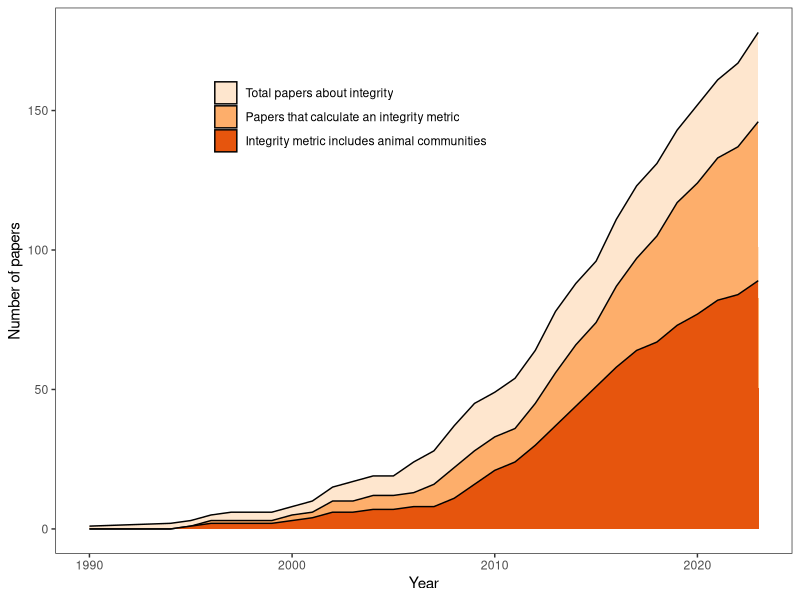
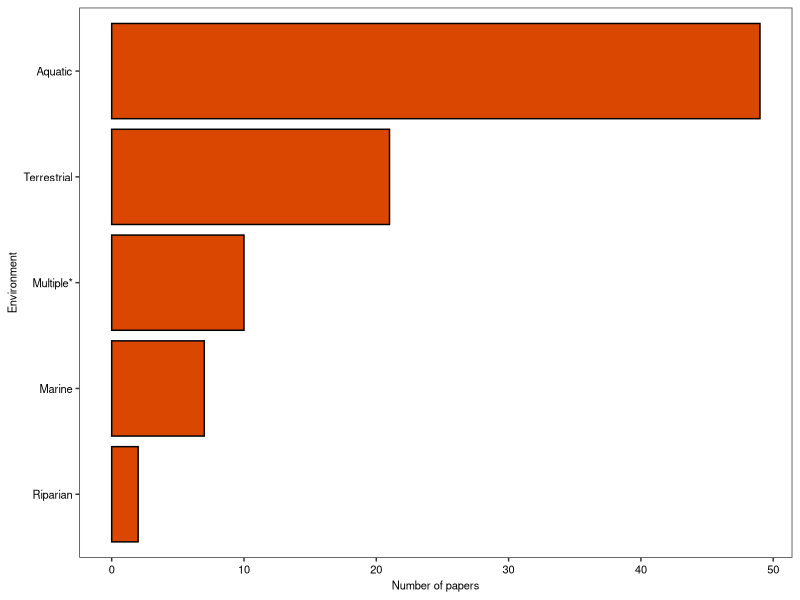
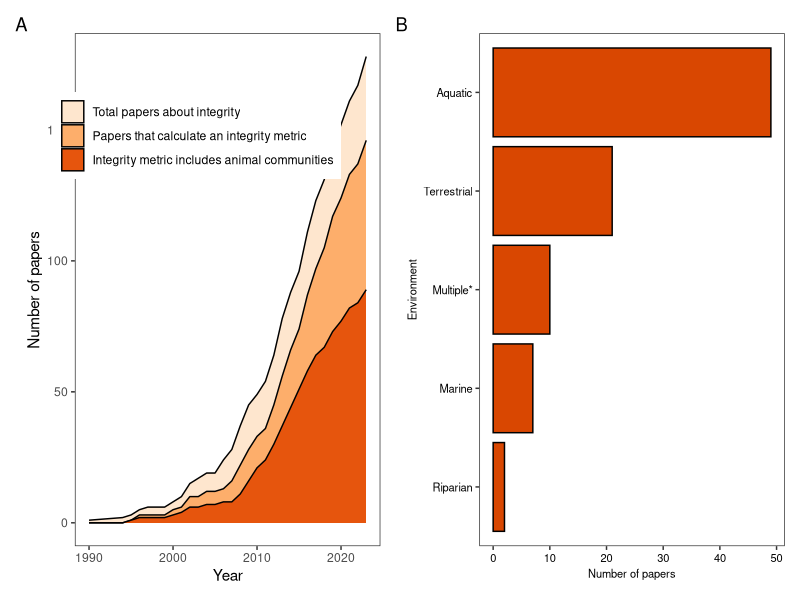
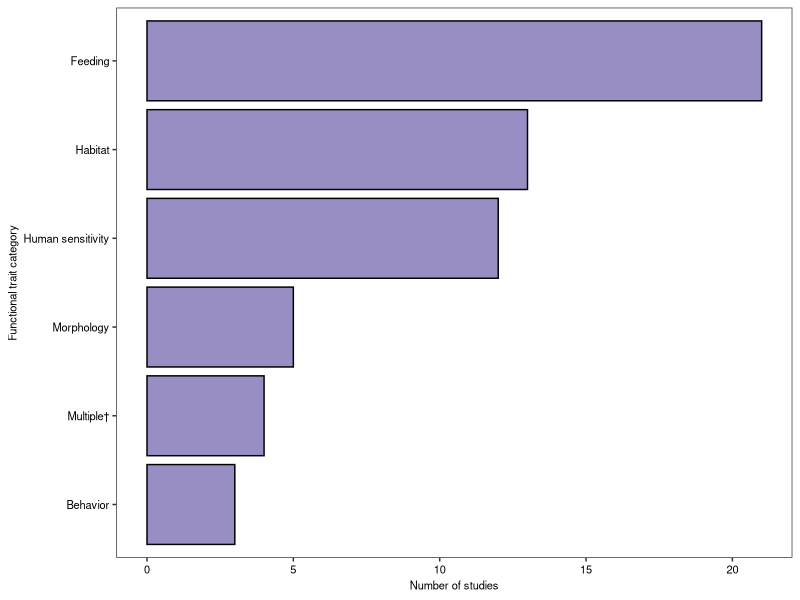
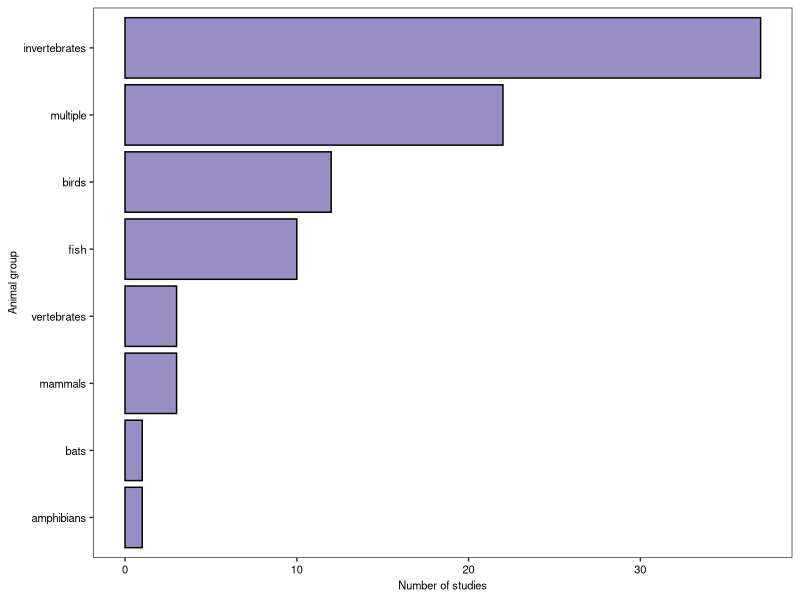
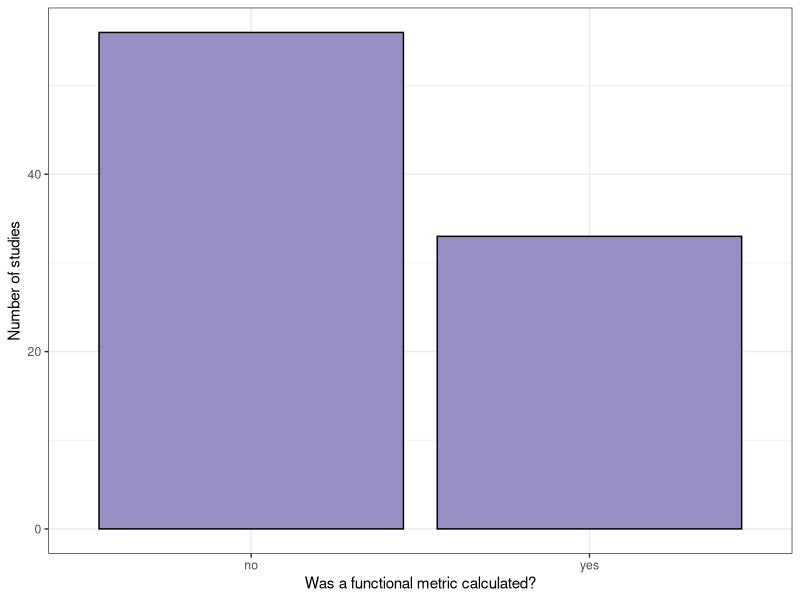
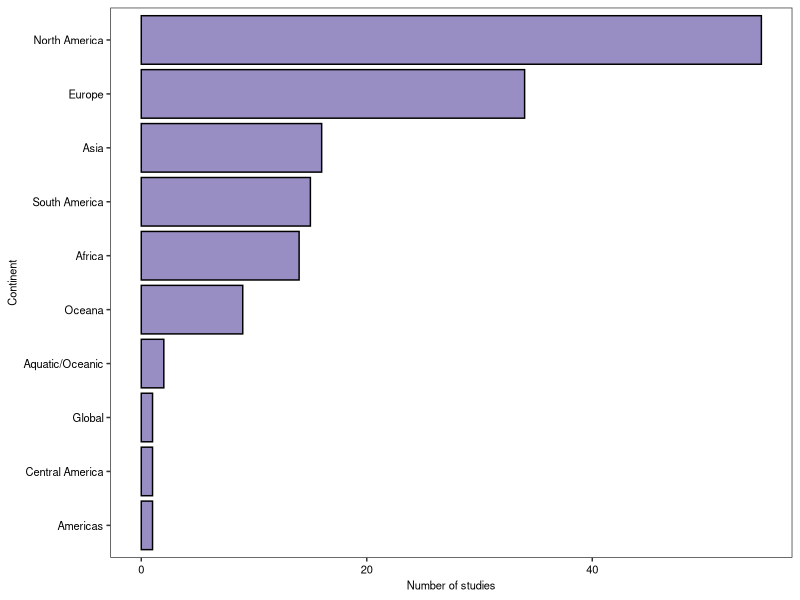
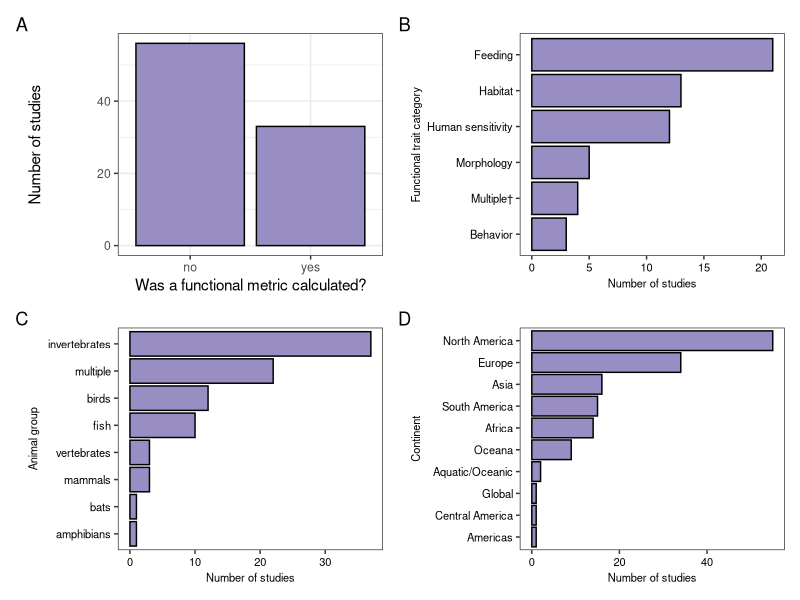

Recreate these plots in R, in order.

# load libraries
library(ggplot2)
library(readxl)
library(dplyr)
library(reshape2)
library(viridis)
library(RColorBrewer)
library(tidyverse)
library(here)
library(patchwork)
library(ggforce)

theme_set(theme_bw())
#import data
dat <- read.csv(here('data',
                     'Ecological integrity literature review - Sheet1.csv'))
## fix differences in data entry
dat2 <- dat %>%
  rename('about_integrity' = 'Is.the.paper.actually.about.ecological.integrity.',
         'integrity_calculated' = 'Is.integrity.actually.calculated.',
         'include_animals' = 'Does.metric.include.animals.',
         'animal_communities' = 'Does.metric.include.animal.communities.') %>%
  mutate(about_integrity = case_when(about_integrity %in% c("No", 'no', 'No - see notes',
                                                            'No- but see notes', "Maybe") ~ "No",
                                     about_integrity %in% c("Yes", 'yes', 'Yes-maybe', 'Yes- but note terms',
                                                            'Yes- but indirectly', "Yes- but see notes") ~ "Yes")) %>%
  mutate(integrity_calculated = case_when(integrity_calculated %in% c("-", "No", "Maybe","", 
                                                                      "no", "No- concept paper with examples?", 
                                                                      "No-  \"validation\" paper" , "No- \"validation\" paper",                              
                                                                      "No-\"validation\" paper","No- \"metric development\"- see notes",                 
                                                                       "No- concept paper with examples- see notes" ,           
                                                                       "No- \"validation paper\"- see notes" ,                  
                                                                       "No- \"review\" paper" ,                                 
                                                                       "No- concept paper with examples from a National Forest") ~ "No",
                                          integrity_calculated %in% c("yes","Yes","Yes/maybe","Yes/Maybe",
                                                                      "Yes- but see notes","Yes- note similar to above but link assumed") ~ "Yes")) %>%
  mutate(include_animals = case_when(include_animals %in% c("no", "No", "-", "No- see notes",
                                                            "", "Maybe") ~ "No", 
                                     include_animals %in% c("Yes", "yes") ~ "Yes")) %>%
  mutate(animal_communities = case_when(animal_communities %in% c("-", "no",
                                                                  "No", "no (?)", "") ~ "No",
                                        animal_communities %in% c("yes", "Yes", "yes??") ~ "Yes"))


# simplify data frame
#dat2 <- dat2[,c(6:8,10:11)]

# change chacater to integer
# dat2[dat2=="Yes"] <- 1
# dat2[dat2=="No"] <- 0
# dat2[is.na(dat2)] <- 0
# 
# dat2 <- dat2 %>%
#   mutate_if(is.character, as.numeric)
# 
# # get rid of nestedness
# dat2[,4][dat2[,5] == 1] <-0
# dat2[,3][dat2[,4] == 1] <-0
# dat2[,2][dat2[,3] == 1] <-0

# change to long format
# dat3 <- dat2 %>%
#   pivot_longer(cols = 2:5,
#                names_to = "variable",
#                values_to = "value")

# summarize by year
# dat4 <- dat3 %>% 
#   group_by(Year, variable) %>% 
#   summarise(sum=sum(value, na.rm = T)) %>%
#   mutate(variable = factor(variable, levels = c('about_integrity',
#                                                 'integrity_calculated',
#                                                 'include_animals',
#                                                 'animal_communities')))
# 
# 
# # plot
# (a <- dat4 %>%
#     arrange(variable) %>%
#     ggplot(aes(x = Year,
#                 y = sum,
#                 fill = variable)) +
#   geom_col(position = "stack") +
#   theme_bw() +
#   scale_fill_brewer(palette = "Oranges",
#                     labels = c('about_integrity' = "Is the paper about ecological integrity?",
#                                'integrity_calculated' = "Is ecological integrity calculated?",
#                                'include_animals' = "Does the integrity metric include animals?",
#                                'animal_communities' = "Does the integrity metric include animal communities?")) +
#   ylab("Number of papers") + xlab(NULL) +
#   theme(legend.position = c(0.3, 0.82),
#         legend.title = element_blank(),
#         axis.text = element_text(size=8, color="black"),
#         axis.title = element_text(size=8, color="black"),
#         legend.text = element_text(size=8, color="black"),
#         panel.grid = element_blank()))
# #a


# output to hi res
# tiff("integrity-litreview-11302023.tif",
#      res=500, width=6, height=4, units="in", compression="lzw")
# a
# dev.off()

dat3 <- dat2 %>%
  dplyr::select(Year, about_integrity, 
                integrity_calculated, animal_communities) %>%
  pivot_longer(about_integrity:animal_communities,
               names_to = "category",
               values_to = "value") %>%
  mutate(value = case_when(value == "No" ~ 0,
                   value == "Yes" ~ 1)) %>%
  group_by(Year, category) %>%
  summarise(sum = sum(value)) %>%
  ungroup() %>%
  arrange(category, Year) %>%
  group_by(category) %>%
  mutate(cs = cumsum(sum)) %>%
  ungroup() %>%
  mutate(category = factor(category, 
                           levels = c("about_integrity",
                                      "integrity_calculated",
                                      "animal_communities")))

(byyear <- ggplot(dat3, aes(x = Year, y = cs, fill = category)) +
  ylab("Number of papers") +
  xlab("Year") +
  geom_area(position = 'identity', color = "black") +
  scale_fill_brewer(palette = "Oranges",
                    labels = c('about_integrity' = "Total papers about integrity",
                               'integrity_calculated' = "Papers that calculate an integrity metric",
                               'animal_communities' = "Integrity metric includes animal communities")) +
  theme(legend.title = element_blank(),
        panel.grid = element_blank(),
        legend.position = c(0.4, 0.8)))
  

# ggsave(filename = here('pictures',
#                        'R',
#                        'studies_by_year.jpg'),
#        width = 7.25,
#        height = 4,
#        units = 'in')


# Other explorations ------------------------------------------------------

unique(dat$Environment)
unique(dat$Animal.groups)
unique(dat$Function.Metric)

#MAIN FIGURES
#Environmental bias
#types of traits
(env_plot <- dat %>%
  filter(Environment != "") %>%
  group_by(Environment) %>%
  tally() %>%
  ggplot(aes(x = reorder(Environment, n), y = n)) +
  geom_bar(stat = "identity", fill = '#d94701',color = "black") +
  labs(x = "Environment", y = "Number of papers") +
    scale_x_discrete(labels = c("aquatic" = "Aquatic",
                                "terrestrial" = "Terrestrial",
                                'multiple' = "Multiple*",
                                'marine' = "Marine",
                                "riparian" = "Riparian")) +
    coord_flip() +
  theme(axis.text = element_text(size=8, color="black"),
        axis.title = element_text(size=8, color="black"),
        legend.text = element_text(size=8, color="black"),
        panel.grid = element_blank()))

byyear + env_plot + 
  plot_annotation(tag_level = "A") 

ggsave(filename = here('pictures',
                       'R',
                       'year_env_combo.jpg'),
       width = 9.5,
       height = 4.5,
       units = 'in')

ggsave(filename = here('pictures',
                       'R',
                       'year_env_combo.pdf'),
       width = 9.5,
       height = 4.5,
       units = 'in')

traits <- dat %>%
  separate_longer_delim(Function.notes, delim = ",") %>%
  dplyr::select(Function.notes) %>%
  filter(Function.notes != "") %>%
  mutate(Function.notes2 = case_when(Function.notes %in% c('feeding guilds',
                                                          'trophic position',
                                                          'trophic strategies',
                                                          'litter decompostion',
                                                          'trophic groups',
                                                          'foraging',
                                                          'feeding behaviors',
                                                          'feeding behaviours',
                                                          'feeding guild') ~ "Feeding",
                                    Function.notes %in% c('habitat', ' habitat', 'microhabitat',
                                                          'foraging locations', 
                                                          'habitat generalism',
                                                          'habitat functions', 
                                                          'habitat assoications',
                                                          'habitat associations',
                                                          'habitat use') ~ "Habitat",
                                    Function.notes %in% c('behavior', 'nesting',
                                                          'migration') ~ "Behavior",
                                    Function.notes %in% c('mobiility', 'morphology',
                                                          'body size') ~ "Morphology",
                                    Function.notes %in% c("pollution sensitivity", "sensitivity") ~ "Human sensitivity",
                                    Function.notes %in% c("functional diversity") ~ "Multiple\u2020"))

(trait_plot <- traits %>% 
  group_by(Function.notes2) %>%
  tally() %>%
  ggplot(aes(x = reorder(Function.notes2, n), y = n)) +
  geom_bar(stat = "identity", fill = "#998ec3", color = "black") +
    coord_flip() +
  labs(x = "Functional trait category", y = "Number of studies")+
    theme(axis.text = element_text(size=8, color="black"),
          axis.title = element_text(size=8, color="black"),
          legend.text = element_text(size=8, color="black"),
          panel.grid = element_blank()))

# b <- env_plot + trait_plot +
#   plot_annotation(tag_levels = "A")
# 
# ggsave(b,
#        filename = here('pictures',
#                        'R',
#                        'study_content.jpg'),
#        width = 6,
#        height = 2.5,
#        units = 'in')

# Supplementary plots -----------------------------------------------------

#animal groups
(animal_plot <- dat %>%
    filter(Animal.groups != "") %>%
    group_by(Animal.groups) %>%
    tally() %>%
    ggplot(aes(x = reorder(Animal.groups, n), y = n)) +
    geom_bar(stat = "identity", fill = "#998ec3", , color="black") +
    labs(x = "Animal group", y = "Number of studies") +
    coord_flip() +
    theme(axis.text = element_text(size=8, color="black"),
          axis.title = element_text(size=8, color="black"),
          legend.text = element_text(size=8, color="black"),
          panel.grid = element_blank()))

(metric_plot <- dat %>%
    filter(Function.Metric != "") %>%
    group_by(Function.Metric) %>%
    tally() %>%
    ggplot(aes(x = reorder(Function.Metric, -n), y = n)) +
    geom_bar(stat = "identity", fill = "#998ec3", , color="black") +
    labs(x = "Was a functional metric calculated?", y = "Number of studies"))
# Geography ---------------------------------------------------------------

dat_geo <- dat %>%
  mutate(Continent = case_when(Geography %in% c("eastern canada bogs",
                                                "USA", "northeastern USA swamps",
                                                'quebec urban ish', 'North America',
                                                'eastern canada', 'chesapeake bay',
                                                "N. America",
                                                'mid-atlantic states', 'great lakes coastal wetlands',
                                                'N. America- regional', 'N. America- forested',
                                                'N. America- estuary', "N. America- riparian",
                                                'N. America- wetland', "N. America- coastal",
                                                'prairies in alberta canada', 'forests in ohio',
                                                'streams in colorado basin') ~ "North America",
                               Geography %in% c('streams in zimbabwe', 'streams in ethiopian highlands',
                                                'nigeria', 'streams in ethiopia',
                                                "Africa", "Africa- riparian", 
                                                "Africa- terrestrial",
                                                'South Africa') ~ "Africa",
                               Geography %in% c("Asia", "south korea", "rivers in china",
                                                "Asia- aquatic") ~ "Asia",
                               Geography %in% c("Europe", "switzerland alpine areas",
                                                'streams in europe', 'streams in spain',
                                                'germany', 'scandanavia', 'Europe- agricultural',
                                                'Europe- terrestrial', "Europe- forested", 
                                                "Europe- aquatic", 'north portugal',
                                                'freshwater in turkey',
                                                'italy', 'german north sea') ~ "Europe",
                               Geography %in% c("pelagic ocean", 
                                                'aquatic') ~ "Aquatic/Oceanic",
                               Geography %in% c("Brazilian Atlantic forest", 
                                                'northern brazil', 'South America',
                                               'S. America- riparian',
                                                'S. America- forested',
                                               'temperate grasslands in uruguay') ~ "South America",
                               Geography == 'Central America' ~ "Central America",
                               Geography %in% c('freshwater streams in new south wales australia',
                                                'Australia', 'New Zealand', 
                                                'Oceana', 'Oceana- intertidal',
                                                "Australia- riparian", "australia",
                                                'Oceana- coastal') ~ "Oceana",
                               Geography == "Global" ~ "Global",
                               Geography == "The Americas" ~ "Americas",
                               TRUE ~ NA_character_))

(geography_plot <- dat_geo %>%
  filter(Geography != "") %>%
  group_by(Continent) %>%
  tally() %>%
  ggplot(aes(x = reorder(Continent, n), y = n)) +
    geom_bar(stat = 'identity', fill = "#998ec3", color="black") +
  labs(x = "Continent", y = "Number of studies") +
    coord_flip()+
    theme(axis.text = element_text(size=8, color="black"),
          axis.title = element_text(size=8, color="black"),
          legend.text = element_text(size=8, color="black"),
          panel.grid = element_blank()))

metric_plot + trait_plot + animal_plot + geography_plot +
  plot_annotation(tag_levels = "A") +
  plot_layout(ncol = 2)

ggsave(filename = here('pictures',
                       'R',
                       'supp_review_fig.jpg'),
       width = 7,
       height = 4,
       units = 'in')
